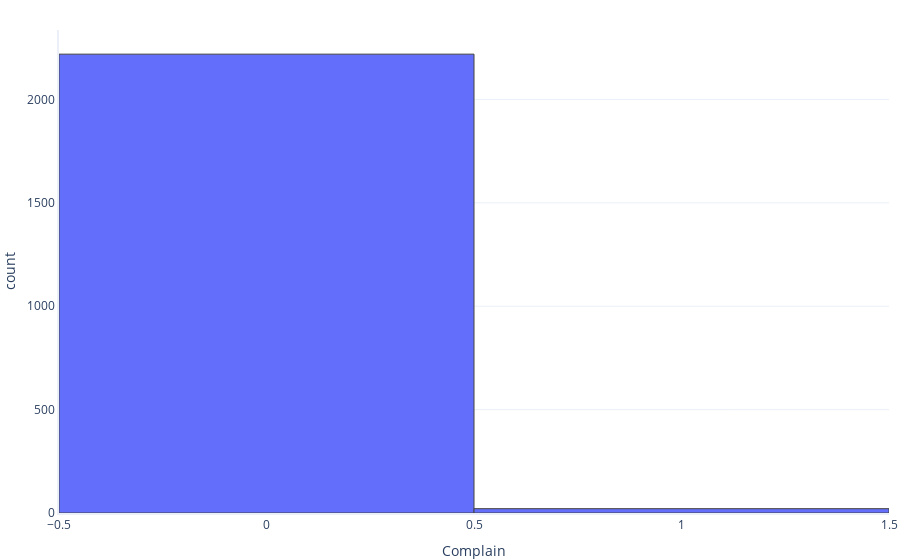

The notebook cell this image was saved under:
### Markdown cell above
#### Complain

### Code cell
rg.histogram(df, 'Complain')

### Figure 1 — Plotly figure (JSON) as saved in the notebook; plotly's stock layout.template omitted (floating-point values rounded to 4 significant figures; data arrays with more than 128 entries replaced by an {"elided": "..."} marker saying what was removed)
{"data": [{"alignmentgroup": "True", "bingroup": "x", "hovertemplate": "Complain=%{x}<br>count=%{y}<extra></extra>", "legendgroup": "", "marker": {"color": "#636efa", "pattern": {"shape": ""}}, "name": "", "offsetgroup": "", "orientation": "v", "showlegend": false, "type": "histogram", "x": {"elided": "2240 int values"}, "xaxis": "x", "yaxis": "y"}], "layout": {"barmode": "relative", "legend": {"tracegroupgap": 0}, "xaxis": {"anchor": "y", "domain": [0, 1], "title": {"text": "Complain"}}, "yaxis": {"anchor": "x", "domain": [0, 1], "title": {"text": "count"}}}}
